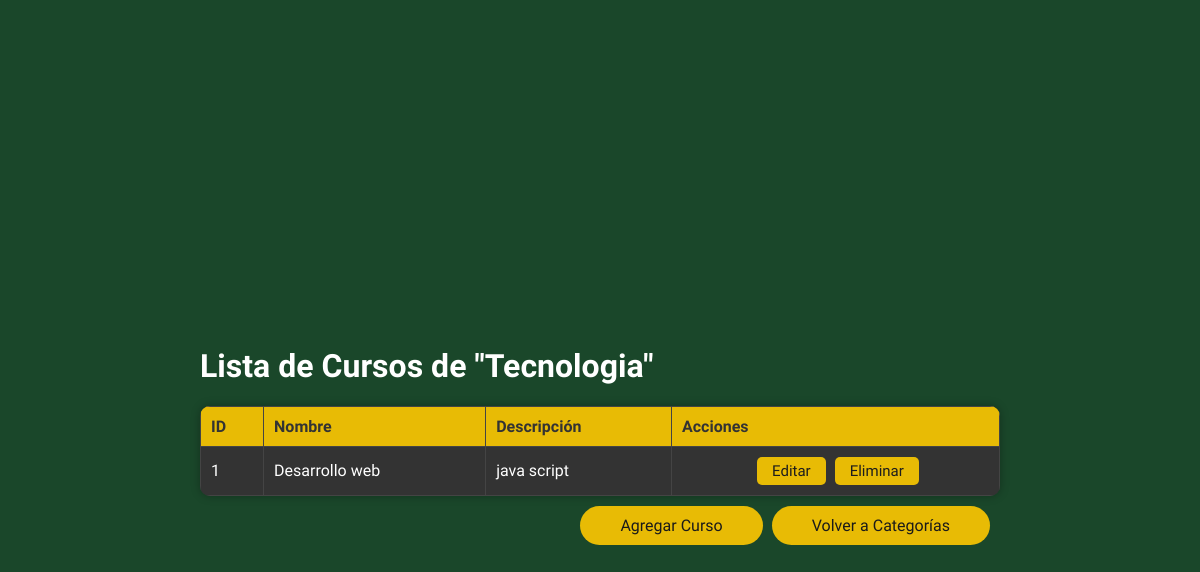
/cursos/1, run on an earlier commit of the app's database.
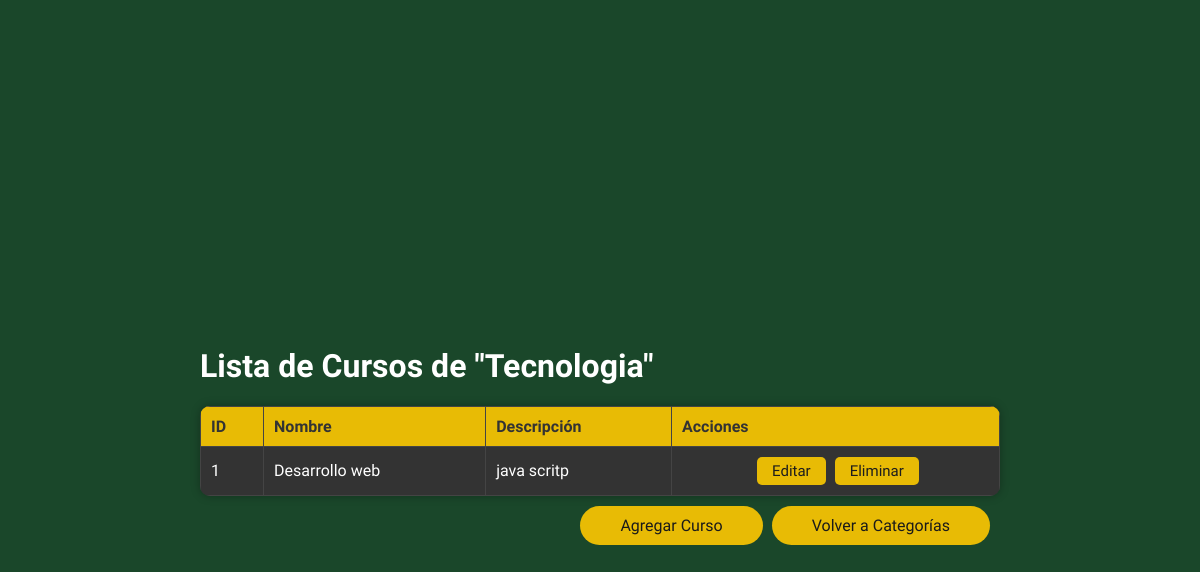
And on a later commit of the database.
### tables this page shows
CREATE TABLE Curso (
    id_curso INTEGER PRIMARY KEY AUTOINCREMENT,
    nombre_curso VARCHAR(200) NOT NULL,
    descripcion TEXT NOT NULL,
    id_categoria INTEGER,
    FOREIGN KEY(id_categoria) REFERENCES Categoria(id_categoria) ON DELETE RESTRICT
);

### app/views_P.py (the view)
@app.route('/cursos/<int:id_categoria>')
def cursos(id_categoria):
    conn = get_db()
    cursor = conn.execute('SELECT nombre FROM Categoria WHERE id_categoria = ?', (id_categoria,))
    categoria = cursor.fetchone()
    cursor = conn.execute('SELECT * FROM Curso WHERE id_categoria = ?', (id_categoria,))
    cursos = cursor.fetchall()
    conn.close()
    if categoria:
        nombre_categoria = categoria['nombre']
    else:
        nombre_categoria = 'Categoría no encontrada'
    return render_template('cursos.html', cursos=cursos, id_categoria=id_categoria, nombre_categoria=nombre_categoria)

### app/views_P.py (called while the page is built)
def get_db():
    db = getattr(g, '_database', None)
    if db is None:
        db = g._database = sqlite3.connect(DATABASE)
        db.row_factory = sqlite3.Row
        db.execute("PRAGMA foreign_keys = ON;")
        db.commit()
    return db

@app.teardown_appcontext
def close_connection(exception):
    db = getattr(g, '_database', None)
    if db is not None:
        db.close()

### app/templates/cursos.html (shortened to what this page needs)
<!DOCTYPE html>
<html lang="es">
<head>
    <link rel="stylesheet" href="{{ url_for('static', filename='styles.css') }}">
</head>
<body>
    <div class="categorias-container">
        <h1>Lista de Cursos de "{{ nombre_categoria }}"</h1>
        {% if cursos %}
        <table>
            <tr>
                <th>ID</th>
                <th>Nombre</th>
                <th>Descripción</th>
                <th>Acciones</th>
            </tr>
            {% for curso in cursos %}
            <tr>
                <td>{{ curso.id_curso }}</td>
                <td>{{ curso.nombre_curso }}</td>
                <td>{{ curso.descripcion }}</td>
                <td class="acciones">
                    <a href="{{ url_for('edit_curso', id_curso=curso.id_curso) }}" class="button">Editar</a>
                    <form action="{{ url_for('delete_curso', id_curso=curso.id_curso) }}" method="post" style="display:inline;">
                        <button type="submit" class="button" onclick="return confirm('¿Estás seguro de que quieres eliminar este curso?');">Eliminar</button>
                    </form>
                </td>
            </tr>
            {% endfor %}
        </table>
        {% else %}
        <p>No hay cursos disponibles para esta categoría.</p>
        {% endif %}
        <div class="button-container">
            <a href="{{ url_for('add_curso', id_categoria=id_categoria) }}" class="button button-add">Agregar Curso</a>
            <a href="{{ url_for('categorias') }}" class="button button-back">Volver a Categorías</a>
        </div>
    </div>
</body>
</html>

What changed in the data, as far as the page shows it:
changed Curso "Desarrollo web": descripcion "java script" → "java scritp"
